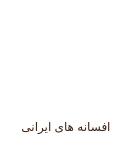
<?xml version="1.0" encoding="UTF-8"?>
<ui version="4.0">
 <class>BookCard</class>
 <widget class="QWidget" name="BookCard">
  <property name="geometry">
   <rect>
    <x>0</x>
    <y>0</y>
    <width>125</width>
    <height>150</height>
   </rect>
  </property>
  <property name="sizePolicy">
   <sizepolicy hsizetype="Fixed" vsizetype="Fixed">
    <horstretch>0</horstretch>
    <verstretch>0</verstretch>
   </sizepolicy>
  </property>
  <property name="minimumSize">
   <size>
    <width>125</width>
    <height>150</height>
   </size>
  </property>
  <property name="maximumSize">
   <size>
    <width>125</width>
    <height>150</height>
   </size>
  </property>
  <property name="windowTitle">
   <string>Form</string>
  </property>
  <property name="styleSheet">
   <string notr="true">   background: none;
    background-color: transparent;

    border: 1px solid transparent;</string>
  </property>
  <layout class="QVBoxLayout" name="verticalLayout">
   <item>
    <widget class="QPushButton" name="book_cover">
     <property name="sizePolicy">
      <sizepolicy hsizetype="Fixed" vsizetype="Fixed">
       <horstretch>95</horstretch>
       <verstretch>112</verstretch>
      </sizepolicy>
     </property>
     <property name="minimumSize">
      <size>
       <width>95</width>
       <height>112</height>
      </size>
     </property>
     <property name="maximumSize">
      <size>
       <width>101</width>
       <height>121</height>
      </size>
     </property>
     <property name="styleSheet">
      <string notr="true">   background: none;
    background-color: transparent;

    border: 1px solid transparent;</string>
     </property>
     <property name="text">
      <string/>
     </property>
     <property name="icon">
      <iconset resource="resources.qrc">
       <normaloff>:/resources/default_book.png</normaloff>:/resources/default_book.png</iconset>
     </property>
     <property name="iconSize">
      <size>
       <width>110</width>
       <height>110</height>
      </size>
     </property>
    </widget>
   </item>
   <item>
    <widget class="QLabel" name="title_label">
     <property name="sizePolicy">
      <sizepolicy hsizetype="Preferred" vsizetype="Preferred">
       <horstretch>110</horstretch>
       <verstretch>25</verstretch>
      </sizepolicy>
     </property>
     <property name="minimumSize">
      <size>
       <width>110</width>
       <height>25</height>
      </size>
     </property>
     <property name="maximumSize">
      <size>
       <width>110</width>
       <height>25</height>
      </size>
     </property>
     <property name="styleSheet">
      <string notr="true">QLabel{
	color: #3d2314;
}</string>
     </property>
     <property name="text">
      <string>&lt;html&gt;&lt;head/&gt;&lt;body&gt;&lt;p align=&quot;center&quot;&gt;&lt;span style=&quot; font-size:9pt;&quot;&gt;افسانه های ایرانی&lt;/span&gt;&lt;/p&gt;&lt;/body&gt;&lt;/html&gt;</string>
     </property>
     <property name="alignment">
      <set>Qt::AlignCenter</set>
     </property>
     <property name="wordWrap">
      <bool>true</bool>
     </property>
    </widget>
   </item>
  </layout>
 </widget>
 <resources>
  <include location="resources.qrc"/>
 </resources>
 <connections/>
</ui>
